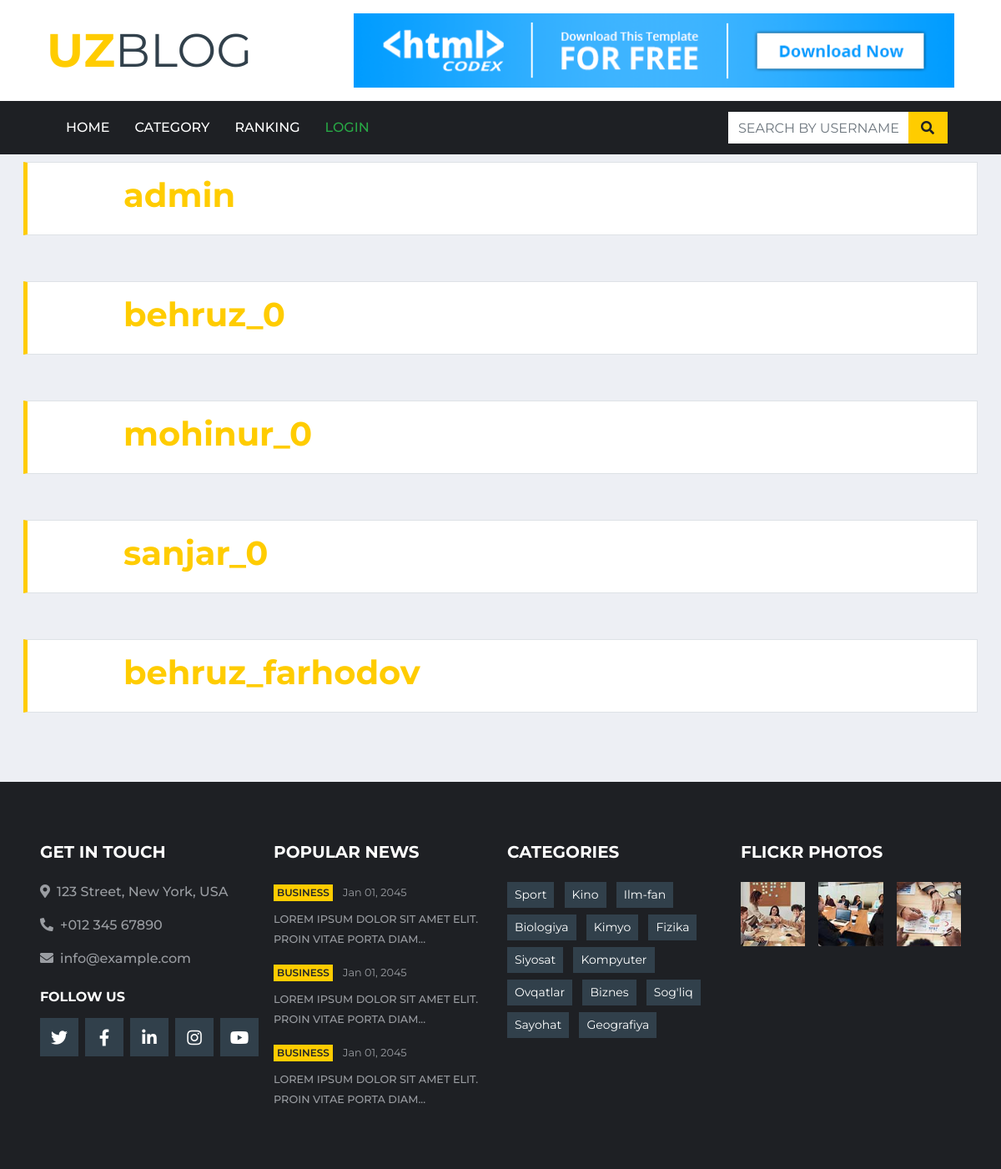
/add_chat/, run on the app's committed database.
### blog/models.py (models this page shows, shortened)
class Category(models.Model):
    title = models.CharField(max_length=100, verbose_name='Category')
    slug = models.SlugField(blank=True, verbose_name="Slug")
    image = models.ImageField(blank=True, null=True, verbose_name='Image')
    objects = models.Manager()
    class Meta:
        verbose_name = 'Category'
        verbose_name_plural = 'Categories'

### blog/views.py (the view, shortened to what this page needs)
# urls.py: path('add_chat/', add_chat, name='add_chat'),
def add_chat(request):
    users = []
    user = User.objects.all()
    for i in user:
        if i != request.user:
            users.append(i)
    user2 = request.GET.get('user')
    search_result = request.GET.get('search')
    context = {
        'title': 'ADD CHAT',
        'users': users
    }
    return render(request, 'add_chat.html', context)

### blog/templatetags/blog_tags.py (called while the page is built)
@register.simple_tag()
def get_categories():
    return Category.objects.all()

### blog/templates/add_chat.html (shortened to what this page needs)
{% extends 'base.html' %}
{% block main %}
<p class="p-1"></p>
{% for user in users %}
<div class="col-12">
    <div class="card-body">
        <div class="section-title">
            {% if request.user != i %}
            <h1 class="font-weight-bold" style="margin-left:100px"><a href="?user={{ user }}">{{ user }}</a><br>
                <h1><a href=""></a></h1></h1>
            {% endif %}
        </div>
    </div>
</div>
{% endfor %}
{% endblock main %}

### templates/components/footer.html (shortened to what this page needs)
{% if title != 'CHAT' %}
{% load blog_tags %}
{% load static %}
{% get_categories as categories %}
<div class="container-fluid bg-dark pt-5 px-sm-3 px-md-5 mt-5">
    <div class="row py-4">
        <div class="col-lg-3 col-md-6 mb-5">
            <h5 class="mb-4 text-white text-uppercase font-weight-bold">Get In Touch</h5>
            <p class="font-weight-medium"><i class="fa fa-map-marker-alt mr-2"></i>123 Street, New York, USA</p>
            <p class="font-weight-medium"><i class="fa fa-phone-alt mr-2"></i>+012 345 67890</p>
            <p class="font-weight-medium"><i class="fa fa-envelope mr-2"></i>info@example.com</p>
            <h6 class="mt-4 mb-3 text-white text-uppercase font-weight-bold">Follow Us</h6>
            <div class="d-flex justify-content-start">
                <a class="btn btn-lg btn-secondary btn-lg-square mr-2" href="#"><i class="fab fa-twitter"></i></a>
                <a class="btn btn-lg btn-secondary btn-lg-square mr-2" href="#"><i class="fab fa-facebook-f"></i></a>
                <a class="btn btn-lg btn-secondary btn-lg-square mr-2" href="#"><i class="fab fa-linkedin-in"></i></a>
                <a class="btn btn-lg btn-secondary btn-lg-square mr-2" href="#"><i class="fab fa-instagram"></i></a>
                <a class="btn btn-lg btn-secondary btn-lg-square" href="#"><i class="fab fa-youtube"></i></a>
            </div>
        </div>
        <div class="col-lg-3 col-md-6 mb-5">
            <h5 class="mb-4 text-white text-uppercase font-weight-bold">Popular News</h5>
            <div class="mb-3">
                <div class="mb-2">
                    <a class="badge badge-primary text-uppercase font-weight-semi-bold p-1 mr-2" href="">Business</a>
                    <a class="text-body" href=""><small>Jan 01, 2045</small></a>
                </div>
                <a class="small text-body text-uppercase font-weight-medium" href="">Lorem ipsum dolor sit amet elit.
                    Proin vitae porta diam...</a>
            </div>
            <div class="mb-3">
                <div class="mb-2">
                    <a class="badge badge-primary text-uppercase font-weight-semi-bold p-1 mr-2" href="">Business</a>
                    <a class="text-body" href=""><small>Jan 01, 2045</small></a>
                </div>
                <a class="small text-body text-uppercase font-weight-medium" href="">Lorem ipsum dolor sit amet elit.
                    Proin vitae porta diam...</a>
            </div>
            <div class="">
                <div class="mb-2">
                    <a class="badge badge-primary text-uppercase font-weight-semi-bold p-1 mr-2" href="">Business</a>
                    <a class="text-body" href=""><small>Jan 01, 2045</small></a>
                </div>
                <a class="small text-body text-uppercase font-weight-medium" href="">Lorem ipsum dolor sit amet elit.
                    Proin vitae porta diam...</a>
            </div>
        </div>
        <div class="col-lg-3 col-md-6 mb-5">
            <h5 class="mb-4 text-white text-uppercase font-weight-bold">Categories</h5>
            <div class="m-n1">
                {% for category in categories %}
                <a href="{% url 'category_page' category.slug %}" class="btn btn-sm btn-secondary m-1">{{ category.title }}</a>
                {% endfor %}
            </div>
        </div>
        <div class="col-lg-3 col-md-6 mb-5">
            <h5 class="mb-4 text-white text-uppercase font-weight-bold">Flickr Photos</h5>
            <div class="row">
                {% load static %}
                <div class="col-4 mb-3">
                    <a href=""><img class="w-100" src="{% static 'blog/img/news-110x110-1.jpg' %}" alt=""></a>
                </div>
                <div class="col-4 mb-3">
                    <a href=""><img class="w-100" src="{% static 'blog/img/news-110x110-2.jpg' %}" alt=""></a>
                </div>
                <div class="col-4 mb-3">
                    <a href=""><img class="w-100" src="{% static 'blog/img/news-110x110-3.jpg' %}" alt=""></a>
                </div>
            </div>
        </div>
    </div>
</div>
{% endif %}

### data on the page
Category: title "Sport"
Category: title "Kino"
Category: title "Ilm-fan"
Category: title "Biologiya"
Category: title "Kimyo"
Category: title "Fizika"
Category: title "Siyosat"
Category: title "Kompyuter"
Category: title "Ovqatlar"
Category: title "Biznes"
Category: title "Sog'liq"
Category: title "Sayohat"
Category: title "Geografiya"

### other printed values
{{ user }} "admin"
{{ user }} "behruz_0"
{{ user }} "mohinur_0"
{{ user }} "sanjar_0"
{{ user }} "behruz_farhodov"
